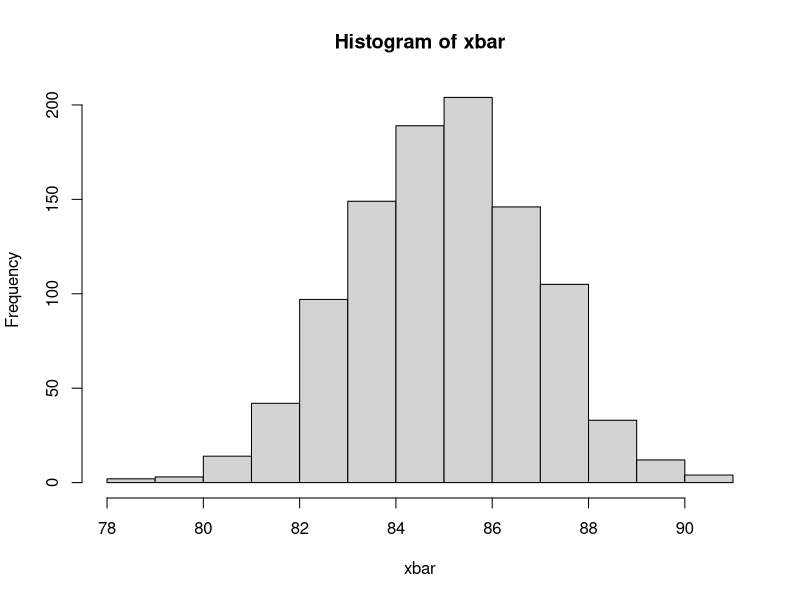
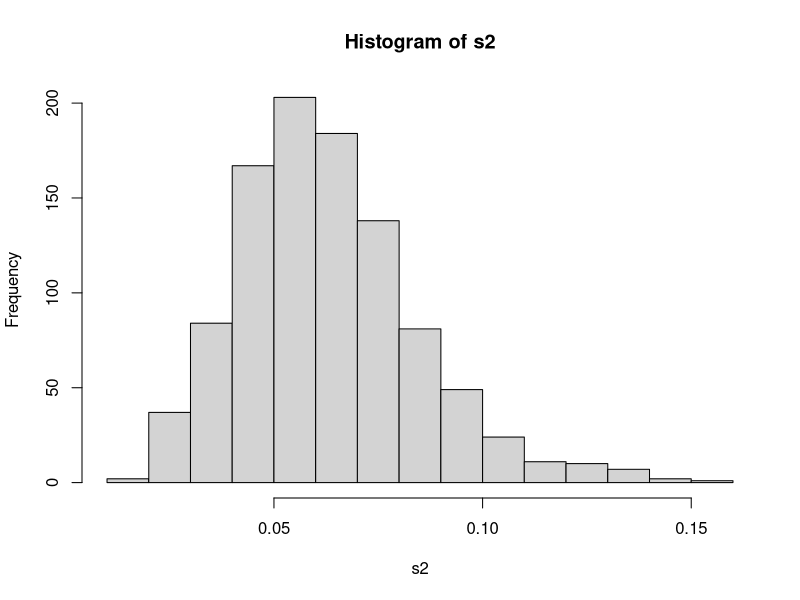

Generate these figures, in order, with R:
## ---- chunk 1
mu <- 85
sigma <- 6
n <- 10

NMC <- 1000
reject <- rep(NA, NMC)

for(i in 1:NMC){
  sample <- rnorm(n, mu, sigma)
  xbar <- mean(sample)
  reject[i] <- xbar<83
}

mean(reject)
## ---- chunk 2
mu <- 85
sigma <- 6
n <- 10

NMC <- 1000
reject <- rep(NA, NMC)

for(i in 1:NMC){
  sample <- rnorm(n, mu, sigma)
  xbar <- mean(sample)
  reject[i] <- xbar<81.879
}

mean(reject)
## ---- chunk 3
n <- 10
mu <- 85
sigma <- 6

NMC <- 1000
xbar <- rep(NA, NMC)

for(i in 1:NMC){
  platelets <- rnorm(n, mu, sigma)
  xbar[i] <- mean(platelets)
}

hist(xbar)
mean <- qnorm(0.01)*sigma/sqrt(n)+mu
print(mean)
## ---- chunk 4
mu <- 85
sigma <- 6
n <- 10

NMC <- 1000
reject <- rep(NA, NMC)

for(i in 1:NMC){
  sample <- rnorm(n, mu, sigma)
  xbar <- mean(sample)
  reject[i] <- xbar<80.58
}

mean(reject)
## ---- chunk 5
mu <- 80
sigma <- 6
n <- 10

NMC <- 1000
reject <- rep(NA, NMC)

for(i in 1:NMC){
  sample <- rnorm(n, mu, sigma)
  xbar <- mean(sample)
  reject[i] <- xbar>81.879
}

mean(reject)
## ---- chunk 6
mu <- 80
sigma <- 6
n <- 20

NMC <- 1000
reject <- rep(NA, NMC)

for(i in 1:NMC){
  sample <- rnorm(n, mu, sigma)
  xbar <- mean(sample)
  reject[i] <- xbar>81.879
}

mean(reject)
## ---- chunk 7
mu <- 6.5
sigma <- 0.25
n <- 20

NMC <- 1000
reject <- rep(NA, NMC)

for(i in 1:NMC){
  sample <- rnorm(n, mu, sigma)
  s2 <- var(sample)
  reject[i] <- s2>0.08
}

mean(reject)
## ---- chunk 8
mu <- 6.5
sigma <- 0.25
n <- 20
alpha <- 0.995

NMC <- 1000
s2 <- rep(NA, NMC)

for(i in 1:NMC){
  temp <- rnorm(n, mu, sigma)
  s2[i] <- var(temp)
}

hist(s2)
error <- sigma^2*qchisq(alpha,19)/(n-1)
print(error)
## ---- chunk 9
mu <- 6.5
sigma <- 0.25
n <- 20

NMC <- 1000
reject <- rep(NA, NMC)

for(i in 1:NMC){
  sample <- rnorm(n, mu, sigma)
  s2 <- var(sample)
  reject[i] <- s2>0.127
}

mean(reject)
